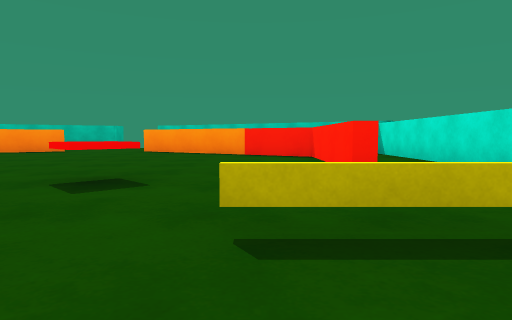
view 1 (above)

16 first-person views from a walk through a 3-D level made in the Unity game engine. The camera is 0.68 m above the floor, tilts 4° down and sees 75° across. The floor is counted in squares, 2 m on a side. Each view is taken from the middle of a square. On the plan, view 1 faces up. The plan holds only what a view shows up to about 9 squares ahead; the rest is blank.

view 2
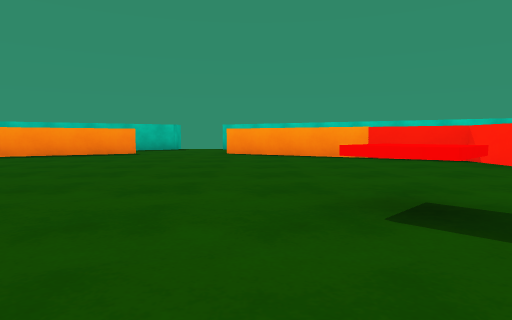

view 3
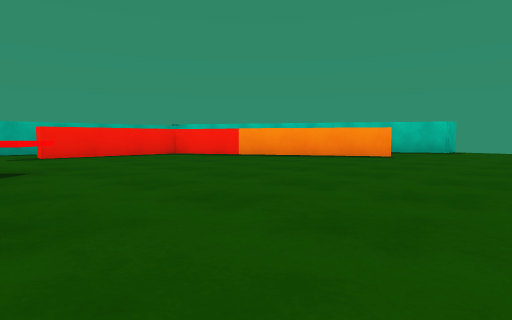

view 4
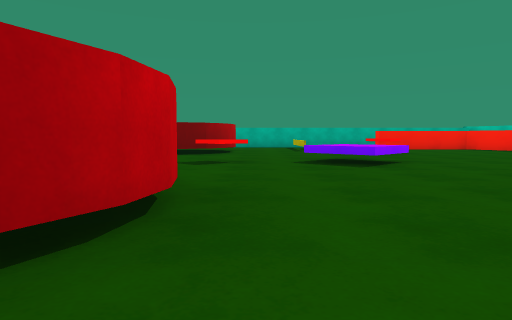

view 5
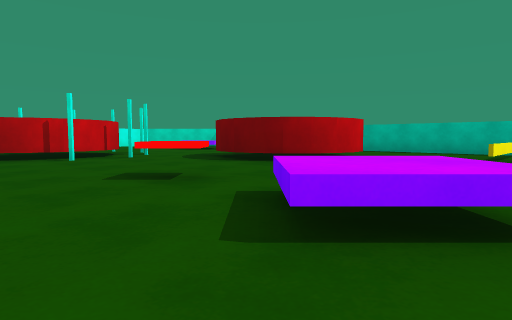

view 6
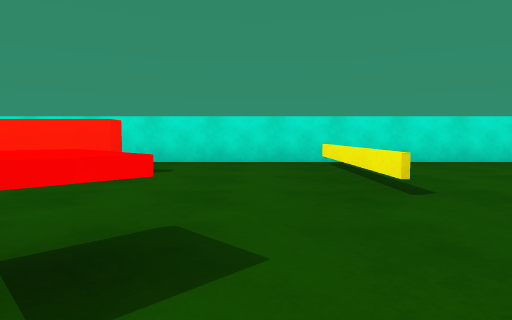

view 7
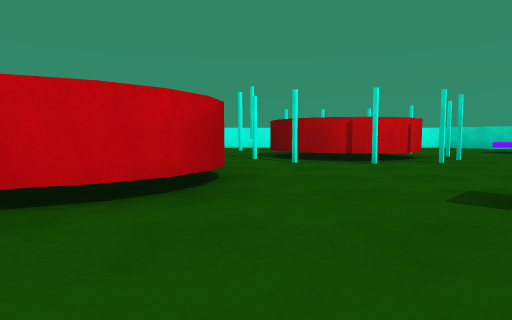

view 8
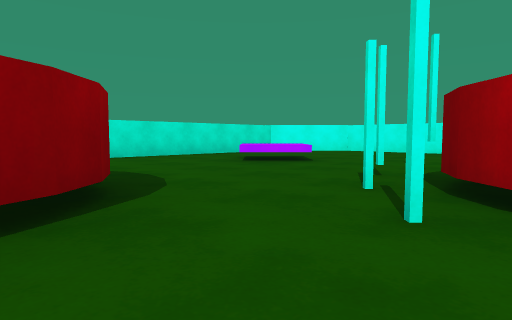

view 9
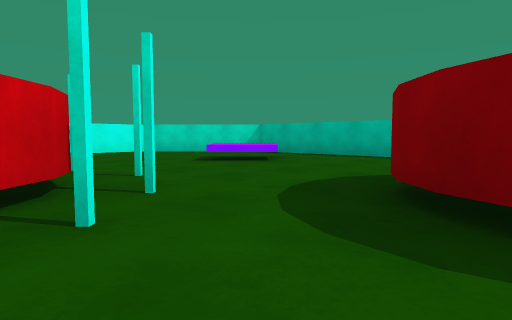

view 10
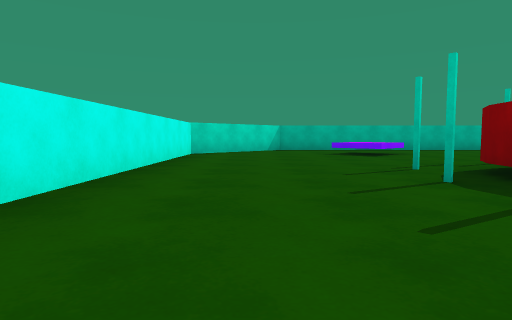

view 11
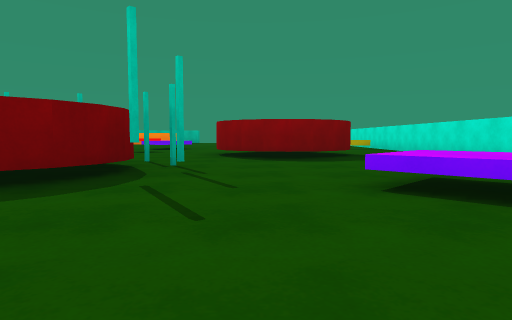

view 12
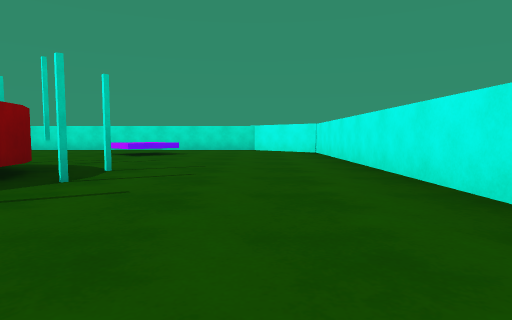

view 13
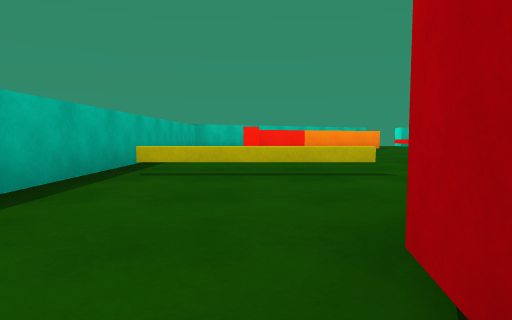

view 14
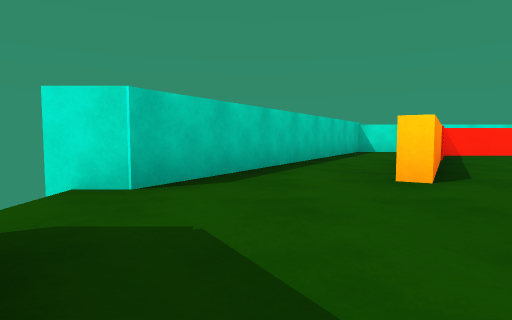

view 15
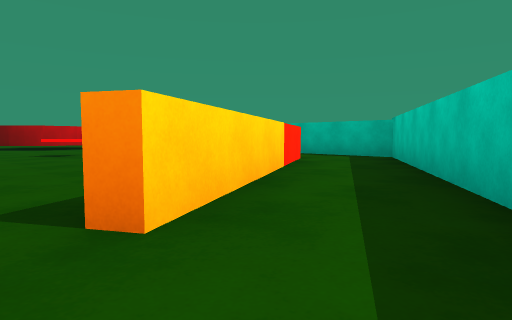

view 16
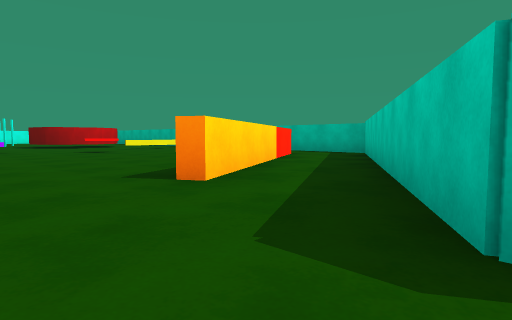

### Floor plan
Key: @ floor where view 1 was taken; # wall or solid block; . floor; = window, fence, low wall or low ledge; ^ raised ledge.
Columns run from 10 left of view 1 to 3 right of it. Each row starts with its distance up from view 1.
 10     ###.##
  9     #....#
  8     ##..###
  7 ######..######
  6  .## .....##.#
  5 #.#........#.#
  4 #.#........#.#
  3 #...==..==...#
  2 #...=..=.=...#
  1 #===..^^..==##
  0 #.....==..@..#
 -1 #..##..=.##..#
 -2 #..##....##..#
 -3 #.....##.....#
 -4 #....####....#
 -5 #....####.=..#
 -6 #.^^.###..^^.#
 -7 #............#
 -8 ##...........#
 -9  ##.........##
-10   ###########

Positions as (right, up) in squares from view 1, and headings:
1: (0, 0), facing up
2: (-2, 1), facing up
3: (-2, 2), facing up-left
4: (1, 0), facing left
5: (-2, 2), facing down-left
6: (-2, 2), facing right
7: (-2, 1), facing down
8: (-3, -2), facing down-right
9: (-4, -2), facing down-left
10: (-1, -8), facing left
11: (-1, -8), facing up
12: (-6, -8), facing right
13: (-8, -2), facing up
14: (-5, 9), facing right
15: (-4, 9), facing down-left
16: (-3, 10), facing down-left
